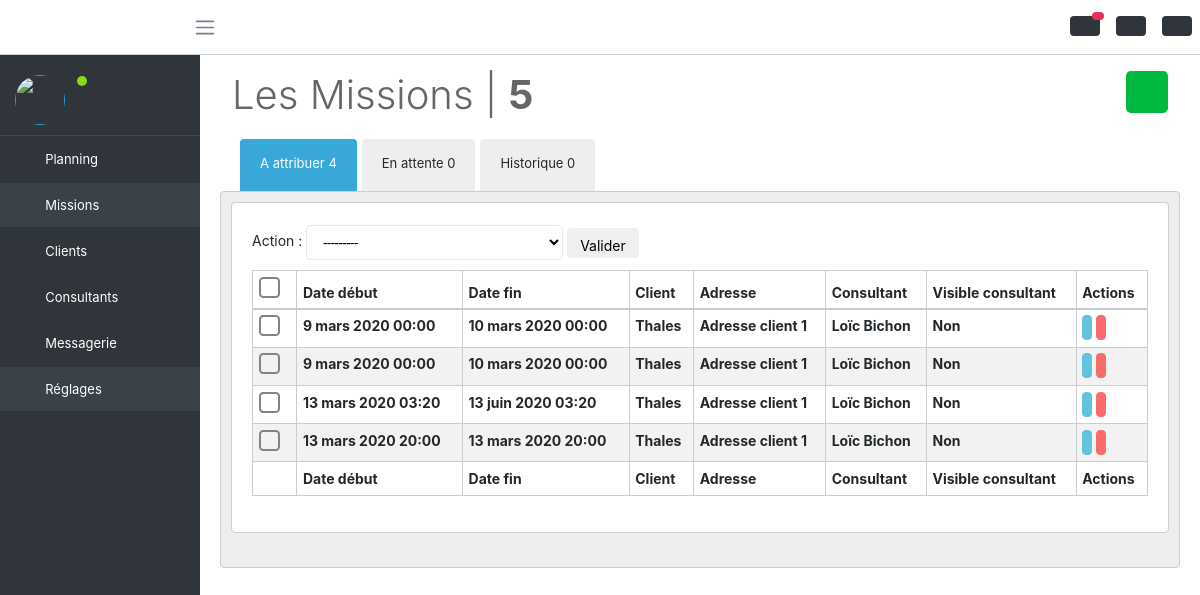
The app's page /missions/ (signed in) with its own data.
### planning/models.py (models this page shows, shortened)
class Bdd_missions(models.Model):
	STATUS_CHOICES = [
		("A", "En Attente"),
		("C", "En Cours"),
		("T", "Terminée"),
	]
	id = models.AutoField(primary_key = True)
	date_debut = models.CharField(default='',max_length=400)
	date_fin = models.CharField(default='',max_length=400)
	consultant = models.ForeignKey('Bdd_consultants', default='')
	client = models.ForeignKey('Bdd_client', default='')
	adresse = models.ForeignKey('Bdd_adresse_client', default='')
	status = models.CharField(max_length=20, choices=STATUS_CHOICES,default='')
	visible_consultant = models.BooleanField(default='')
	class Meta:
		verbose_name = "Mission"
		ordering = ['date_debut','consultant']

class Bdd_client(models.Model):
	id = models.AutoField(primary_key = True)
	nom = models.CharField(default=' ',max_length=400)
	code_couleur = models.CharField(default=' ',max_length=400)
	mission_type = models.ManyToManyField(Bdd_mission_type_client)
	archive = models.BooleanField(default=False)
	class Meta:
		verbose_name = "Client"
		ordering = ['id']

class Bdd_adresse_client(models.Model):
	id = models.AutoField(primary_key = True)
	nom = models.CharField(default=' ',max_length=400)
	adresse = models.CharField(default=' ',max_length=400)
	code_postal = models.CharField(default=' ',max_length=400)
	ville = models.CharField(default=' ',max_length=400)
	client = models.ForeignKey('Bdd_client')
	class Meta:
		verbose_name = "Adresse Client"
		ordering = ['id']

class Bdd_consultants(models.Model):
	id = models.AutoField(primary_key = True)
	diminutif = models.CharField(default=' ',max_length=400)
	telephone = models.CharField(default=' ',max_length=400)
	adresse = models.CharField(default=' ',max_length=400)
	permission = models.BooleanField(default=False)
	user_django = models.OneToOneField(User, related_name='user_django')
	theme_junior = models.ManyToManyField(Bdd_theme, related_name='theme_junior')
	theme_confirme = models.ManyToManyField(Bdd_theme, related_name='theme_confirme')
	theme_senior = models.ManyToManyField(Bdd_theme, related_name='theme_senior')
	archive = models.BooleanField(default=False)
	class Meta:
		verbose_name = "Consultant"
		ordering = ['id']

### planning/views.py (the view, shortened to what this page needs)
# urls.py: url(r'^missions/$', views.missions, name='missions'),
@login_required
def missions(request):
	if not(request.user.groups.filter(name__in=["Admin"]).exists()):
		return HttpResponseRedirect('/login')
	else:
		admin = True
	if request.POST.get('delete'):
		m = Bdd_missions.objects.get(id = request.POST.get('id_mission'))
		m.delete()
		messages.success(request, 'La suppression de la mission réussie.')
	clients = Bdd_client.objects.all()
	adresses = Bdd_adresse_client.objects.all()
	consultants = Bdd_consultants.objects.all()
	missions = Bdd_missions.objects.all()
	nb_missions = missions.count()
	nb_missions_attribuer = Bdd_missions.objects.filter(status = "A").count()
	nb_missions_attente = Bdd_missions.objects.filter(status = "E").count()
	nb_missions_historique = Bdd_missions.objects.filter(status = "H").count()
	context = locals()
	template = "missions.html"
	return render(request,template,context)

### planning/context_processors.py (called while the page is built)
def notif_total(request):
	msg = Bdd_messages.objects.all()
	notif_total = 0
	for m in msg:
		if m.receveur.username == request.user.username:
			if not m.lu:
				notif_total += 1
	return {"notif_total": notif_total}

### planning/templates/missions.html (shortened to what this page needs)
{% extends 'base_planning.html' %}
{% load staticfiles %}
{% block link %}
<link href="{% static 'application/css/dataTables.bootstrap4.css' %}" rel="stylesheet">
{% endblock %}
{% block content %}
	<div class="row">
		<div class="col-md-6">
			<h1 class="titre-h1">Les Missions | <span style="font-weight: bold;">{{nb_missions}}</span></h1>
		</div>
		<div class="col-md-6 block-btn">
			<a class="btn btn-brand btn-lg btn-droite" type="button" href="{% url 'ajouter_missions' %}" title="Ajouter un client">
			</a>
		</div>
	</div>
	<ul id="onglets">
		<li id="attribuer" class="actif border-radius-25" onclick="onglet('attribuer')">A attribuer {{nb_missions_attribuer}}</li>
		<li id="attente" class="border-radius-25" onclick="onglet('attente')">En attente {{nb_missions_attente}}</li>
		<li id="historique" class="border-radius-25" onclick="onglet('historique')">Historique {{nb_missions_historique}}</li>
	</ul>
	<div id="contenu" class="card">
		<form method="POST" action="" style="display: initial;"> {% csrf_token %}
			<div class="item" id="item1" style="display: block;">
				<div class="card">
					<div class="card-body">
						<div>
							<div class="action">
								<label for="action">Action&nbsp;:
									<select name="action_missions" id="action" required="" class="form-control1" onchange="fctselect()">
										<option value="0" selected="">---------</option>
									</select>
								</label>
								<label for="action2 pl-1rem">
									<button id="button" type="submit" class="btn" title="Exécuter l'action sélectionnée" name="index" value="0" style="height: 30px">Valider</button>
								</label>
							</div>
						</div>
						<table id="DataTables_Table_0" class="table table-striped table-bordered dt-responsive nowrap" style="width:100%;overflow: auto;">
							<thead>
								<tr>
									<th><span class="check"><input type="checkbox" id="a-select-all" style="cursor: pointer;"><label style="margin-bottom: 0;" for="a-select-all"></label></span></th>
									<th>Date début</th>
									<th>Date fin</th>
									<th>Client</th>
									<th>Adresse</th>
									<th>Consultant</th>
									<th>Visible consultant</th>
									<th>Actions</th>
								</tr>
							</thead>
							<tbody>
								{% for mission in missions %}
								{% if mission.status == "A" %}
								<tr>
									<th><span class="check"><input type="checkbox" value="{{mission.id}}" id="{{mission.id}}" name="selection_missions" class="a-check" style="cursor: pointer;"><label style="margin-bottom: 0;" for="{{mission.id}}"></label></span></th>
									<th>{{ mission.date_debut }}</th>
									<th>{{ mission.date_fin }}</th>
									<th>{{ mission.client.nom }}</th>
									<th>{{ mission.adresse.nom }}</th>
									<th>{{ mission.consultant.user_django.first_name }} {{ mission.consultant.user_django.last_name }}</th>
									{% if mission.visible_consultant == True %}
									<th>Oui</th>
									{% else %}
									<th>Non</th>
									{% endif %}
									<th>
										<form method="POST" action="" style="display: initial;">{% csrf_token %}
											<a id="button" href="{% url 'modifier_missions' mission.id %}" class="btn btn-info" style="padding: 0.06rem .25rem;" title="Editer">
											</a>
											<button type="submit" class="btn btn-danger" style="padding: 0.06rem .25rem;" name="delete" value="delete">
											</button>
										</form>
									</th>
								</tr>
								{% endif %}
								{% endfor %}
							</tbody>
							<tfoot>
								<tr>
									<th></th>
									<th>Date début</th>
									<th>Date fin</th>
									<th>Client</th>
									<th>Adresse</th>
									<th>Consultant</th>
									<th>Visible consultant</th>
									<th>Actions</th>
								</tr>
							</tfoot>
						</table>
					</div>
				</div>
			</div>
		</form>
	</div>
{% endblock %}

### planning/templates/base_planning.html (shortened to what this page needs)
{% load staticfiles %}<!DOCTYPE html>
<html lang="fr">
<head>
	<link rel="stylesheet" href="https://cdnjs.cloudflare.com/ajax/libs/simple-line-icons/2.4.1/css/simple-line-icons.css">
	<link href="{% static 'planning/css/style.css' %}" rel="stylesheet">
	<link href="{% static 'planning/css/main.css' %}" rel="stylesheet">
	{% block link %} {% endblock %}
</head>
<body class="app header-fixed sidebar-fixed aside-menu-fixed sidebar-lg-show pace-done pace-done">
{% include 'annexes/navbar_planning.html' %}
  <div class="app-body" style="background-color: white">
  	{% include 'annexes/sidebar.html' %}
	<main class="main">
        <div id="ui-view">
            <div class="animated fadeIn" id="test">
              {% block content %}
              {% endblock %}
            </div>
        </div>
    </main>
</body>
</html>

### planning/templates/annexes/navbar_planning.html (shortened to what this page needs)
{% load staticfiles %}
	<header class="app-header navbar">
		<a class="navbar-brand" style="margin-left: 25px;" href="">
		</a>
		<button class="navbar-toggler sidebar-toggler d-md-down-none" type="button" data-toggle="sidebar-lg-show">
			<span class="navbar-toggler-icon"></span>
		</button>
		<ul class="nav navbar-nav ml-auto">
			<li class="dropdown">
				<a class="count-info" href="" aria-expanded="false" title="Notifications">
					{% if nb_lead != 0 %}
						<span class="label label-info">{{nb_lead}}</span>
					{% endif %}
				</a>
			</li>
			<li class="dropdown">
				<a class="count-info" href="" aria-expanded="false" title="Réglage">
				</a>
			</li>
			<li class="dropdown">
				<form id='logout' class="" method="post" action="{% url 'account_logout' %}">{% csrf_token %}
						<a style="position: relative;display: block;padding: 10px 15px;" onclick="document.forms['logout'].submit();" class="count-info" data-toggle="dropdown" href="#" aria-expanded="false" title="Se déconnecter">
						</a>
				</form>
			</li>
		</ul>
	</header>

### planning/templates/annexes/sidebar.html (shortened to what this page needs)
{% load staticfiles %}
<div class="sidebar-nav sidebar">
	<div class="profile-sidebar">
		<a href="">
			<div class="profile-userpic">
				<img src="{% static 'application/img/sidebar/icon_manager.png' %}" width="50" class="img-responsive" alt="">
			</div>
			<div class="profile-usertitle">
				<div class="profile-usertitle-status"><span class="indicator label-success"></span></div>
			</div>
		</a>
	</div>
	<nav class="sidebar-nav">
		<ul class="nav">
			<li class="nav-item">
				<a class="nav-link" href="{% url 'planning' %}">
					 Planning
				</a>
			</li>
			{% if admin %}
			<li class="nav-item">
				<a class="nav-link" href="{% url 'missions' %}">
					 Missions
				</a>
			</li>
			{% endif %}
			{% if admin %}
			<li class="nav-item">
				<a class="nav-link" href="{% url 'clients' %}">
					 Clients
				</a>
			</li>
			{% endif %}
			{% if admin %}
			<li class="nav-item">
				<a class="nav-link" href="{% url 'consultants' %}">
					 Consultants
				</a>
			</li>
			{% endif %}
			<li class="nav-item">
				<a class="nav-link" href="{% url 'messagerie' %}">
					 Messagerie
				</a>
			</li>
			{% if admin %}
			<li class="nav-item">
				<a class="nav-link" href="">
					 Réglages
				</a>
			</li>
			{% endif %}
		</ul>
	</nav>
</div>

### planning/static/planning/css/main.css (style rules this page uses)
#onglets li { position: relative; float: left; list-style: none; padding: 14px 20px 24px; margin-right: 5px; cursor: pointer; background-color: #EEEEEE; color: #23282c; z-index: 1; }
#onglets .actif { background-color: #38a8d8; color: white; }
#contenu { clear: both; position: relative; margin: 0 20px; padding: 10px; z-index: 5; top: -6px; background-color: #EEEEEE; color: #23282c; overflow: hidden; }
select { height: 30px; }
input, textarea, select, .form-row p, form .button { margin: 2px 0; padding: 2px 3px; vertical-align: middle; font-family: "Roboto", "Lucida Grande", Verdana, Arial, sans-serif; font-weight: normal; font-size: 13px; }
li { text-decoration: none; }
ul li { padding: 1px 0; }
li, dt, dd { font-size: 13px; line-height: 20px; }
h1 { margin: 0 0 20px; font-weight: 300; font-size: 20px; color: #666; }
.form-control1 { height: calc(2.0625rem + 2px); padding: .375rem .75rem; font-size: .875rem; line-height: 1.5; color: black; background-color: #fff; background-clip: padding-box; border: 1px solid #e4e7ea; border-radius: .25rem; transition: border-color .15s ease-in-out,box-shadow .15s ease-in-out; }
.border-radius-25 { border-radius: .25rem; }
.titre-h1 { padding-left: 2rem; padding-top: 1rem;font-weight: 300; font-size: 40px; margin: 0 0 20px; font-weight: 300; color: #666 !important; }
.btn-droite { margin-bottom: 4px; float: right; margin-right: 2rem; color: #fff !important; background-color: #00b940 !important; border-color: #00b940 !important; -webkit-appearance: initial !important; }
.block-btn { padding-left: 1rem;padding-top: 1rem;font-weight: 300;font-size: 40px; }
.profile-sidebar { border-bottom: 1px solid rgba(255, 255, 255, 0.1); }
.profile-sidebar { padding: 10px 0; }
.profile-userpic img { float: left; margin: 10px 0px 0px 15px; width: 50px; height: 50px; border-radius: 9999px !important; }
.carousel-inner>.item>a>img, .carousel-inner>.item>img, .img-responsive, .thumbnail a>img, .thumbnail>img { display: block; max-width: 100%; height: auto; }
.profile-usertitle { float: left; text-align: left; margin: 10px 0 0 12px; }
.profile-usertitle-status { text-transform: uppercase; color: #AAA; font-size: 10px; font-weight: 600; margin-bottom: 15px; }
.indicator { width: 10px; height: 10px; display: inline-block; border-radius: 9999px; margin-right: 5px; }
.label-success { background-color: #8ad919; }
.nav { padding-left: 0; margin-bottom: 0; list-style: none; }
.nav>li { position: relative; display: block; }
.dropdown { background: #2f353a; float: left; margin-top: 7px; margin-bottom: 10px; margin-left: 8px; margin-right: 8px; padding: 0px; border-radius: 4px; }
.nav > li > a:hover, .nav > li > a:focus, .nav .open > a, .nav .open > a:hover, .nav .open > a:focus { text-decoration: none; background-color: rgba(255, 255, 255, 0.2); background: none; }
.nav>li>a { position: relative; display: block; padding: 10px 15px; }
.dropdown .label { top: -4px; left: 22px; padding-top: 4px; padding-bottom: 4px; position: absolute; border-radius: 9999px; }
.label-info { background-color: #e92f5b; }
.label { display: inline; padding: .2em .6em .3em; font-size: 75%; font-weight: 700; line-height: 1; color: #fff; text-align: center; white-space: nowrap; vertical-align: baseline; border-radius: .25em; }

### planning/templates/missions.html (style rules this page uses)
.check label { position: relative; display: inline-block; padding: 0 0 0 2em; height: 1.5em; line-height: 1.5; cursor: pointer; }
.check label::before, .check label::after { position: absolute; top: 0; left: 0; display: block; width: 1.5em; height: 1.5em; }
.check label::before { content: " "; border: 2px solid #848484; border-radius: 20%; }
.check input[type="checkbox"] + label::after { content: "\2714"; color: #2c3e50; line-height: 1.5; text-align: center; }
.check input[type="checkbox"] + label::after, .check input[type=radio] + label::after { -webkit-transform: scale(0); -ms-transform: scale(0); -o-transform: scale(0); transform: scale(0); }
.check label::before, .check label::after { -webkit-transition: .25s all ease; -o-transition: .25s all ease; transition: .25s all ease; }

### records on screen
Bdd_missions: date_debut "9 mars 2020 00:00", date_fin "10 mars 2020 00:00", client.nom "Thales", adresse.nom "Adresse client 1", consultant.user_django.first_name "Loïc", consultant.user_django.last_name "Bichon", visible_consultant "Non"
Bdd_missions: date_debut "9 mars 2020 00:00", date_fin "10 mars 2020 00:00", client.nom "Thales", adresse.nom "Adresse client 1", consultant.user_django.first_name "Loïc", consultant.user_django.last_name "Bichon", visible_consultant "Non"
Bdd_missions: date_debut "13 mars 2020 03:20", date_fin "13 juin 2020 03:20", client.nom "Thales", adresse.nom "Adresse client 1", consultant.user_django.first_name "Loïc", consultant.user_django.last_name "Bichon", visible_consultant "Non"
Bdd_missions: date_debut "13 mars 2020 20:00", date_fin "13 mars 2020 20:00", client.nom "Thales", adresse.nom "Adresse client 1", consultant.user_django.first_name "Loïc", consultant.user_django.last_name "Bichon", visible_consultant "Non"

### other values on screen
{{ nb_missions }} "5"
{{ nb_missions_attribuer }} "4"
{{ nb_missions_attente }} "0"
{{ nb_missions_historique }} "0"
